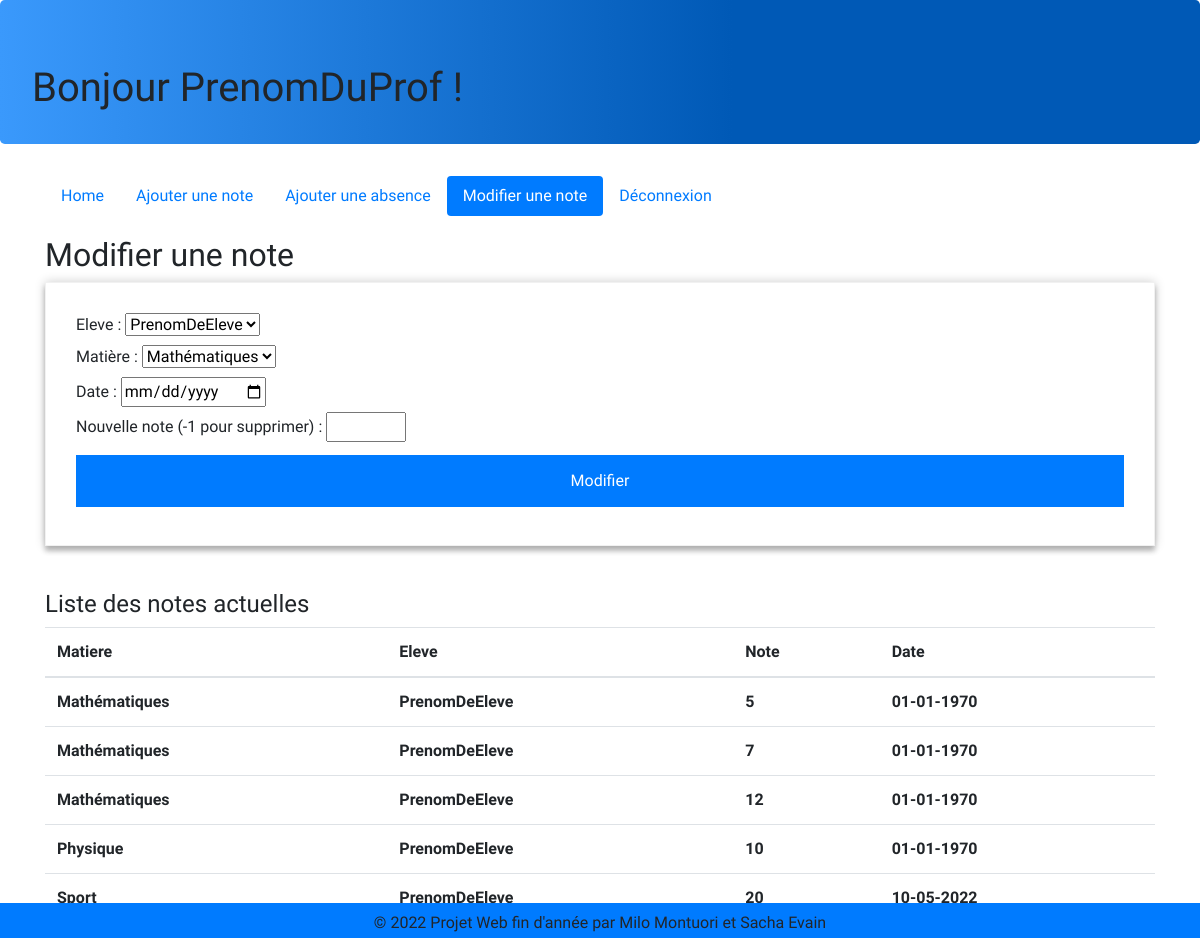
The page /modifierNote.php (signed in) on the database its author committed.
### tables this page shows
CREATE TABLE `notes` (
  `idNote` int(11) NOT NULL,
  `idEleve` int(11) NOT NULL,
  `idMatiere` int(11) NOT NULL,
  `note` int(11) NOT NULL,
  `noteDate` date DEFAULT NULL
);

CREATE TABLE `matiere` (
  `matiereID` int(11) NOT NULL,
  `nomMatiere` varchar(64) NOT NULL
);

CREATE TABLE `utilisateurs` (
  `id` int(11) NOT NULL,
  `isProf` tinyint(1) NOT NULL,
  `nom` varchar(64) NOT NULL,
  `prenom` varchar(64) NOT NULL,
  `username` varchar(64) NOT NULL,
  `password` varchar(64) NOT NULL
);

### modifierNote.php (the view, shortened to what this page needs)
<!DOCTYPE html>
<html>
<head>
	<?php include("includes/head.php");?>
</head>
<body>
<?php include("includes/top.php");?>
<?php include("includes/navigation.php");?>
<?php
if(isset($_SESSION["prof"]) && $_SESSION["prof"] == 1){
include('backend/interactDB.php'); ?>
<div class="container" id="main-content">
	<h2>Modifier une note</h2>
	<form action="backend/interactDB.php" method="post">
		<fieldset>
			<label>Eleve : </label>
			<select name="eleve">
			</select>
			<br>
			<label>Matière : </label>
			<select name="matiere">
			</select>
			<br>
			<label>Date : </label>
			<input type="date" name="date">
			<br>
			<label>Nouvelle note (-1 pour supprimer) : </label>
			<input type="number" name="new_note" min=-1 max=20>
		</fieldset>
		<input type="submit" value='Modifier'>
	</form>
	<br>
</div>
<div class="container" id="main-content">
<?php
	require("./backend/connectDB.php");
	$request = "SELECT * FROM notes INNER JOIN matiere ON  (matiere.matiereID = notes.idMatiere) INNER JOIN utilisateurs ON (utilisateurs.id = notes.idEleve)";
	$resultat =mysqli_query($connexion,$request);
	if(mysqli_num_rows($resultat) > 0)
	{
?>
	<h4> Liste des notes actuelles </h4>
	<table class="table table-hover">
		<thead>
			<tr>
				<th scope="col">Matiere</th>
				<th scope="col">Eleve</th>
				<th scope="col">Note</th>
				<th scope="col">Date</th>
			</tr>
		</thead>
		<?php
			while($row = mysqli_fetch_array($resultat)){
		?>
				<tr>
					<th><?php echo $row["nomMatiere"];?></th>
					<th><?php echo $row["prenom"];?></th>
					<th><?php echo $row["note"]; ?></th>
					<th><?php echo date('d-m-Y', strtotime($row["noteDate"])) ; ?></th>
				</tr>
		<?php
			}
		?>
	</table>
	<?php
		}
	?>
</div>
<?php include("includes/footer.php");?>
</body>
</html>
<?php
}
else{
    header('Location: index.php');
 }
?>

### static/style.css (style rules this page uses)
body { font-family: 'Josefin Sans', sans-serif; }
#main-content { margin-top:20px; }
form { width:100%; padding: 30px; border: 1px solid #f1f1f1; background: #fff; box-shadow: 0 0 10px 0 rgba(0, 0, 0, 0.2), 0 5px 5px 0 rgba(0, 0, 0, 0.24); }
input[type=submit] { background-color: #007bff; color: white; padding: 14px 20px; margin: 8px 0; border: none; cursor: pointer; width: 100%; }

### rows shown on the page
notes: idMatiere.nomMatiere "Mathématiques", utilisateurs.prenom "PrenomDeEleve", note "5", noteDate "01-01-1970"
notes: idMatiere.nomMatiere "Mathématiques", utilisateurs.prenom "PrenomDeEleve", note "7", noteDate "01-01-1970"
notes: idMatiere.nomMatiere "Mathématiques", utilisateurs.prenom "PrenomDeEleve", note "12", noteDate "01-01-1970"
notes: idMatiere.nomMatiere "Physique", utilisateurs.prenom "PrenomDeEleve", note "10", noteDate "01-01-1970"
notes: idMatiere.nomMatiere "Sport", utilisateurs.prenom "PrenomDeEleve", note "20", noteDate "10-05-2022"

### other values the page prints
$name "PrenomDuProf"
form field eleve "PrenomDeEleve"
form field matiere "Mathématiques"
